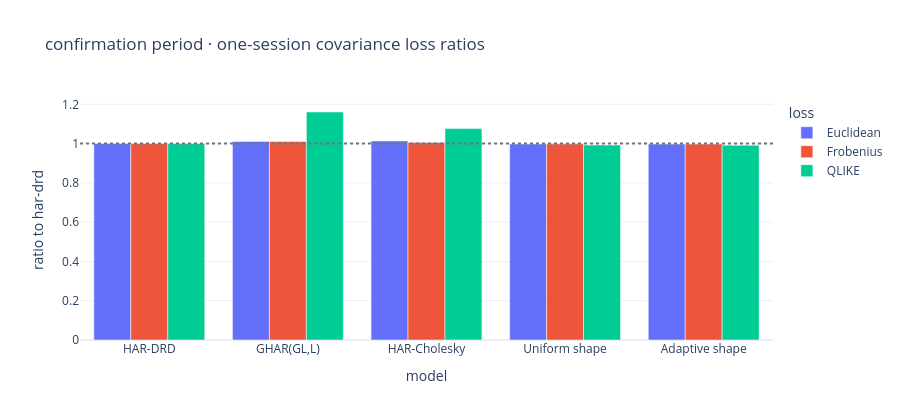

Notebook code for this chart:
### Markdown cell above
## 6. conditioning and saved results

Inverse-based portfolio weights can be sensitive to nearly singular covariance forecasts. Report eigenvalue conditioning and unrestricted gross leverage as diagnostics; the original forecasts remain unchanged. The exported tables preserve the results used in the interpretation.

### Code cell
table_directory = Path("docs/tables")
table_directory.mkdir(parents=True, exist_ok=True)
shape_results.to_csv(table_directory / "shape-loss.csv")
pd.DataFrame({h: result.regret for h, result in mixtures.items()}).T.to_csv(
    table_directory / "regret.csv", index_label="horizon",
)
for (period, h), table in tables.items():
    table.to_csv(table_directory / f"{period}-matrix-{h}.csv")
for period, table in portfolio_results.items():
    table.to_csv(table_directory / f"{period}-portfolio.csv", index=False)

confirmation = period_results[("confirmation", 1)]
diagnostics = []
for model in [*EXPERTS, UNIFORM_MODEL, ADAPTIVE_MODEL]:
    predicted = confirmation.predictions[model]
    eigenvalues = np.linalg.eigvalsh(predicted)
    condition = eigenvalues[:, -1] / eigenvalues[:, 0]
    ones = np.ones((len(predicted), predicted.shape[-1], 1))
    raw = np.linalg.solve(predicted, ones)[..., 0]
    weights = raw / raw.sum(axis=1, keepdims=True)
    gross = np.abs(weights).sum(axis=1)
    maximum = int(np.argmax(gross))
    diagnostics.append({
        "model": model,
        "median condition number": np.median(condition),
        "maximum condition number": condition.max(),
        "maximum gross leverage": gross[maximum],
        "maximum leverage date": confirmation.dates[maximum],
        "minimum eigenvalue": eigenvalues[:, 0].min(),
    })
conditioning = pd.DataFrame(diagnostics).set_index("model")
conditioning.to_csv(table_directory / "confirmation-conditioning.csv")
display(conditioning.round(6))

ratio_plot = point_ratios(loss_results[("confirmation", 1)]).loc[
    [BASELINE, GRAPH_MODEL, "HAR-Cholesky", UNIFORM_MODEL, ADAPTIVE_MODEL]
].rename_axis("model").reset_index().melt(
    id_vars="model", var_name="loss", value_name="ratio to har-drd",
)
fig = px.bar(
    ratio_plot, x="model", y="ratio to har-drd", color="loss", barmode="group",
    title="confirmation period · one-session covariance loss ratios",
)
fig.add_hline(y=1, line_dash="dot", line_color="#647880")
fig.update_layout(template="plotly_white", height=420)
fig.show(renderer="plotly_mimetype")

### Figure 1 — Plotly figure (JSON) as saved in the notebook; plotly's stock layout.template omitted (floating-point values rounded to 4 significant figures)
{"data": [{"alignmentgroup": "True", "hovertemplate": "loss=Euclidean<br>model=%{x}<br>ratio to har-drd=%{y}<extra></extra>", "legendgroup": "Euclidean", "marker": {"color": "#636efa", "pattern": {"shape": ""}}, "name": "Euclidean", "offsetgroup": "Euclidean", "orientation": "v", "showlegend": true, "textposition": "auto", "type": "bar", "x": ["HAR-DRD", "GHAR(GL,L)", "HAR-Cholesky", "Uniform shape", "Adaptive shape"], "xaxis": "x", "y": [1.0, 1.011, 1.014, 0.9982, 0.9977], "yaxis": "y"}, {"alignmentgroup": "True", "hovertemplate": "loss=Frobenius<br>model=%{x}<br>ratio to har-drd=%{y}<extra></extra>", "legendgroup": "Frobenius", "marker": {"color": "#EF553B", "pattern": {"shape": ""}}, "name": "Frobenius", "offsetgroup": "Frobenius", "orientation": "v", "showlegend": true, "textposition": "auto", "type": "bar", "x": ["HAR-DRD", "GHAR(GL,L)", "HAR-Cholesky", "Uniform shape", "Adaptive shape"], "xaxis": "x", "y": [1.0, 1.011, 1.006, 0.9987, 0.9979], "yaxis": "y"}, {"alignmentgroup": "True", "hovertemplate": "loss=QLIKE<br>model=%{x}<br>ratio to har-drd=%{y}<extra></extra>", "legendgroup": "QLIKE", "marker": {"color": "#00cc96", "pattern": {"shape": ""}}, "name": "QLIKE", "offsetgroup": "QLIKE", "orientation": "v", "showlegend": true, "textposition": "auto", "type": "bar", "x": ["HAR-DRD", "GHAR(GL,L)", "HAR-Cholesky", "Uniform shape", "Adaptive shape"], "xaxis": "x", "y": [1.0, 1.161, 1.076, 0.9926, 0.9918], "yaxis": "y"}], "layout": {"barmode": "group", "height": 420, "legend": {"title": {"text": "loss"}, "tracegroupgap": 0}, "shapes": [{"line": {"color": "#647880", "dash": "dot"}, "type": "line", "x0": 0, "x1": 1, "xref": "x domain", "y0": 1, "y1": 1, "yref": "y"}], "title": {"text": "confirmation period · one-session covariance loss ratios"}, "xaxis": {"anchor": "y", "domain": [0.0, 1.0], "title": {"text": "model"}}, "yaxis": {"anchor": "x", "domain": [0.0, 1.0], "title": {"text": "ratio to har-drd"}}}}
